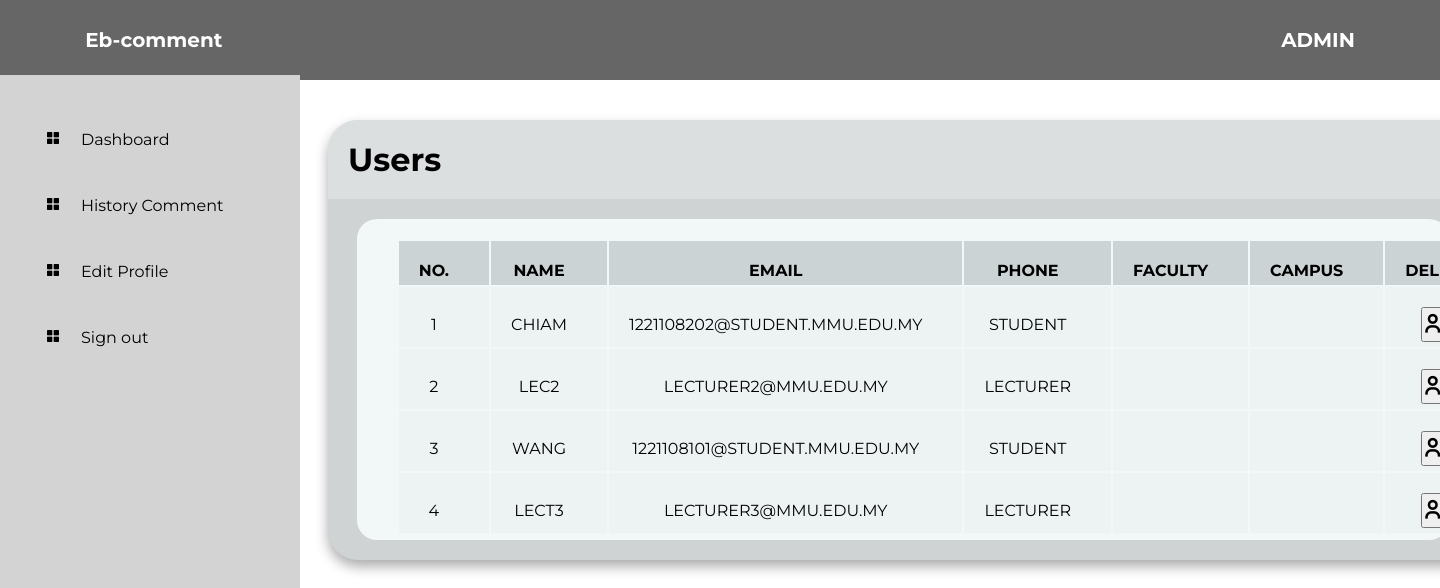
/user, run on an earlier commit of the app's database.
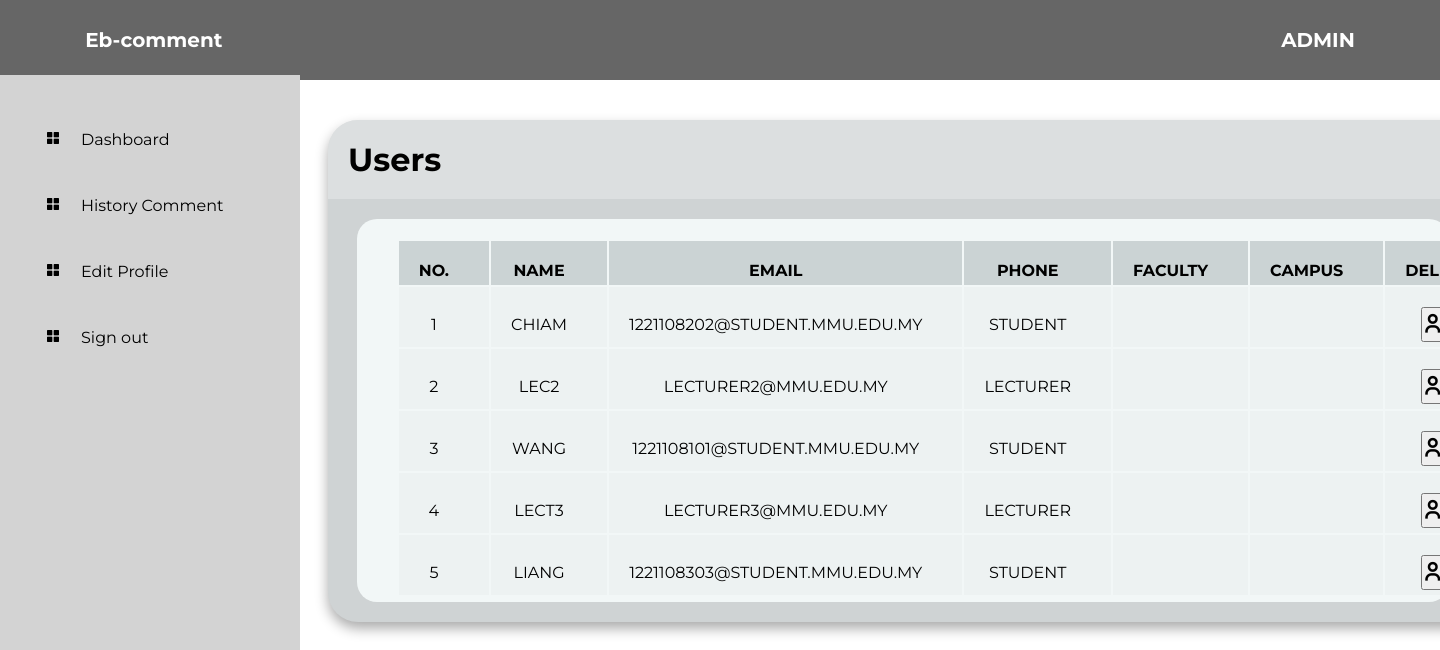
And on a later commit of the database.
### models.py (models this page shows, shortened)
class Users(db.Model, UserMixin):
    id = db.Column(db.Integer, primary_key=True, autoincrement=True)
    name = db.Column(db.String(150), unique=True, nullable=False)
    email = db.Column(db.String(150), unique=True, nullable=False)
    password_hash = db.Column(db.String(128), nullable=False)
    profile_picture = db.Column(db.String(256), nullable=False, default = 'default_profile_photo.jpg')
    role = db.Column(db.String(50), nullable=False)

### app.py (the view)
@app.route("/user")
def usercontrol():
    conn = get_db_connection()
    cursor = conn.cursor()
    cursor.execute("SELECT * FROM users")
    user_data = cursor.fetchall()
    conn.close()
    return render_template("admin_user.html", users=user_data)

### app.py (called while the page is built)
def get_db_connection():
    con = sqlite3.connect("instance/database.db")
    con.row_factory = sqlite3.Row
    return con

### templates/admin_user.html (shortened to what this page needs)
<!DOCTYPE html>
<html lang="en">
<head>
    <link href='https://unpkg.com/boxicons@2.1.4/css/boxicons.min.css'rel='stylesheet'>
    <link href="../static/style.css" rel="stylesheet">
</head>
<body>
    <div class="Try"><h2>Eb-comment</h2><h2>ADMIN</h2></div>
    <div class="sidebar">
        <ul>
            {% if session['email'] == 'admin@gmail.com' %}
            <li><a href="/admin"><i class='bx bxs-grid-alt'></i>Dashboard</a></li>
            <li><a href="/user"><i class='bx bxs-grid-alt'></i>User Control</a></li>
            <li><a href="/admin_comment"><i class='bx bxs-grid-alt'></i>Comment Control</a></li>
            <li><a href="/uploadlecturer"><i class='bx bxs-grid-alt'></i>Upload Lecturer</a></li>
            <li><a href="/lecturerlist"><i class='bx bxs-grid-alt'></i>Lecturer List</a></li>
            <li><a href="/logout"><i class='bx bxs-grid-alt'></i>Sign out</a></li>
            {% else %}
            <li><a href="/admin"><i class='bx bxs-grid-alt'></i>Dashboard</a></li>
            <li><a href="/history"><i class='bx bxs-grid-alt'></i>History Comment</a></li>
            <li><a href="/a_edit"><i class='bx bxs-grid-alt'></i>Edit Profile</a></li>
            <li><a href="/logout"><i class='bx bxs-grid-alt'></i>Sign out</a></li>
            {% endif %}
        </ul>
    </div>
    <div class="table">
        <div class="table_header">
            <h1>Users</h1>
        </div>
        <div class="table_body">
            <table>
                <thead>
                    <tr>
                        <th>No. </th>
                        <th>Name</th>
                        <th>Email</th>
                        <th>Phone</th>
                        <th>Faculty</th>
                        <th>Campus</th>
                        <th>Delete</th>
                    </tr>
                </thead>
                <tbody>
                    {% for user in users %}
                    <form action="/delete_user" method="POST">
                        <tr>
                            <td>{{ loop.index }}</td>
                            <td>{{ user[1] }}</td>
                            <td>{{ user[2] }}</td>
                            <td>{{ user[5] }}</td>
                            <td>{{ user[6] }}</td>
                            <td>{{ user[7] }}</td>
                            <td>
                                <button type="submit"><i class='bx bx-user-minus'></i></button>
                            </td>
                        </tr>
                    </form>
                    {% endfor %}
                </tbody>
            </table>
        </div>
    </div>
</body>
</html>

### static/style.css (style rules this page uses)
* { margin:0; padding: 0; box-sizing: border-box; font-family: 'Montserrat'; }
body { font-family: 'Montserrat'; justify-content: center; align-items: center; margin: 0; padding: 0; min-width: 100vh; }
.Try { padding:30px; height:10vh; width:100%; background-color: rgb(102,102, 102); justify-content: space-between; align-items: center; display:flex; position: relative; }
.Try h2 { color: white; font-size: 20px; padding: 30px 4%; }
.sidebar { position: absolute; left: 0; top: 75px; height: 1100px; width: 300px; background-color: lightgrey; z-index: 10; }
.sidebar ul { list-style: none; align-items: center; padding-bottom: 20px; margin: 5px; padding: 20px; }
.sidebar li { padding-top: 10px; }
.sidebar a { color: black; text-decoration: none; padding-right: 10px; font-weight: 400; }
.sidebar i { padding: 20px; }
.table { position: relative; font-family: sans-serif; background-color: rgb(207, 211, 212); box-shadow: 0 .4rem .8rem #0005; border-radius: 30px; overflow: hidden; width: 1150px; justify-content: center; left: 20%; margin-left: 40px; margin-top:40px ; }
table tr { text-transform: uppercase; }
.table table { margin-left: 20px; margin-right: auto; }
table,td,th { padding-top: 20px; padding-left: 20px; padding-right: 40px; padding-bottom: 5px; text-align: center; }
.table_header { width: 100%; height: 10%; background-color: #fff4; padding: 20px; }
.table_body { width: 95%; max-height: calc(89%-.8rem); background-color: rgb(242,247,247); margin: 20px auto; border-radius: 20px; overflow: auto; text-align: center; }
thead th { position: sticky; top: 0; left: 0; background-color: rgb(203,211,212); }
tbody tr { position: sticky; margin: 20px; background-color: rgb(237,242,242); }
.table i { font-size: 30px; cursor: pointer; }

What changed in the data, as far as the page shows it:
added Users: name "LIANG", email "1221108303@STUDENT.MMU.EDU.MY", role "STUDENT"
